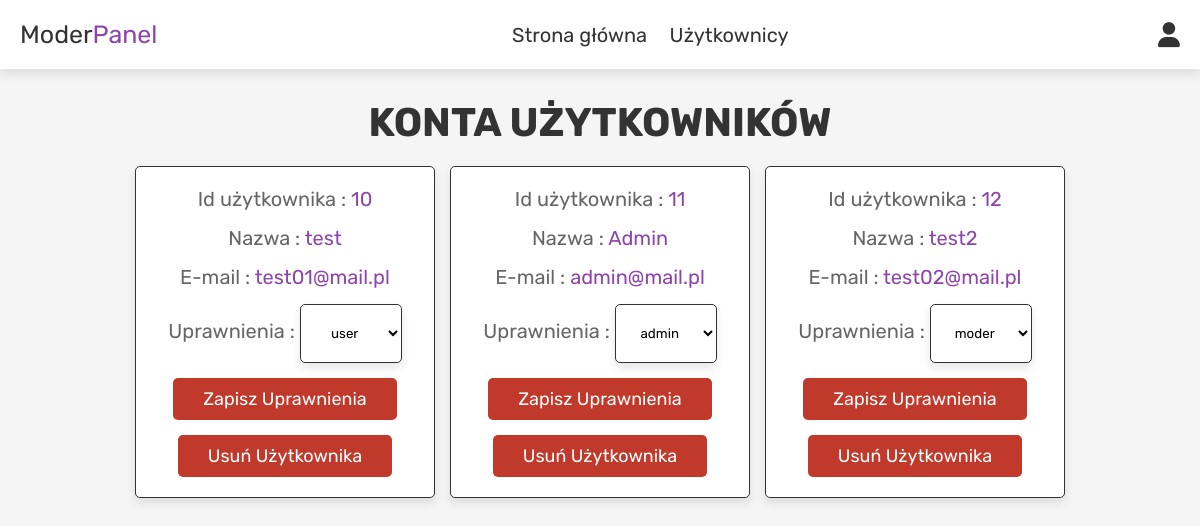
Page /admin2_users.php (signed in) on the committed database.
### tables this page shows
CREATE TABLE `users` (
  `id` int(100) NOT NULL,
  `name` varchar(100) NOT NULL,
  `email` varchar(100) NOT NULL,
  `password` varchar(100) NOT NULL,
  `user_type` varchar(20) NOT NULL
);

### admin2_users.php (the view, shortened to what this page needs)
<?php
include 'config.php';
?>
<!DOCTYPE html>
<html lang="en">
<head>
   <link rel="stylesheet" href="https://cdnjs.cloudflare.com/ajax/libs/font-awesome/6.0.0/css/all.min.css">
   <link rel="stylesheet" href="css/admin_style.css">
</head>
<body>
<?php include 'admin2_header.php'; ?>
<section class="users">
   <h1 class="title"> Konta użytkowników </h1>
   <div class="box-container">
      <?php
         $select_users = mysqli_query($conn, "SELECT * FROM `users`") or die('query failed');
         while($fetch_users = mysqli_fetch_assoc($select_users)){
      ?>
      <div class="box">
         <p> Id użytkownika : <span><?php echo $fetch_users['id']; ?></span> </p>
         <p> Nazwa : <span><?php echo $fetch_users['name']; ?></span> </p>
         <p> E-mail : <span><?php echo $fetch_users['email']; ?></span> </p>
         <form action="" method="post">
      <p> Uprawnienia :
         <select name="user_type" class="box">
            <option value="user" <?php if($fetch_users['user_type'] == 'user') echo 'selected'; ?>>user</option>
            <option value="admin" <?php if($fetch_users['user_type'] == 'admin') echo 'selected'; ?>>admin</option>
            <option value="moder" <?php if($fetch_users['user_type'] == 'moder') echo 'selected'; ?>>moder</option>
         </select>
      </p>
      <p>
      <input type="submit" name="save_user_type" value="Zapisz uprawnienia" class="delete-btn">
      </p>
</form>
         <a href="admin2_users.php?delete=<?php echo $fetch_users['id']; ?>" onclick="return confirm('Usunąć tego użytkownika?');" class="delete-btn">Usuń użytkownika</a>
      </div>
      <?php
         };
      ?>
   </div>
</section>
</body>
</html>

### css/admin_style.css (style rules this page uses)
:root { --purple:#8e44ad; --red:#c0392b; --orange:#f39c12; --black:#333; --white:#fff; --light-color:#666; --light-white:#ccc; --light-bg:#f5f5f5; --border:.1rem solid var(--black); --box-shadow:0 .5rem 1rem rgba(0,0,0,.1); }
* { font-family: 'Rubik', sans-serif; margin:0; padding:0; box-sizing: border-box; outline: none; border:none; text-decoration: none; transition:all .2s linear; }
html { font-size: 62.5%; overflow-x: hidden; }
body { background-color: var(--light-bg); }
section { padding:3rem 2rem; }
.title { text-align: center; margin-bottom: 2rem; text-transform: uppercase; color:var(--black); font-size: 4rem; }
.btn, .option-btn, .delete-btn, .white-btn { display: inline-block; margin-top: 1rem; padding:1rem 3rem; cursor: pointer; color:var(--white); font-size: 1.8rem; border-radius: .5rem; text-transform: capitalize; }
.delete-btn { background-color: var(--red); }
.users .box-container { display: grid; grid-template-columns: repeat(auto-fit, 30rem); justify-content: center; gap:1.5rem; max-width: 1200px; margin:0 auto; align-items: flex-start; }
.users .box-container .box { background-color: var(--white); padding:2rem; border:var(--border); box-shadow: var(--box-shadow); border-radius: .5rem; text-align: center; }
.users .box-container .box p { padding-bottom: 1.5rem; font-size: 2rem; color:var(--light-color); }
.users .box-container .box p span { color:var(--purple); }
.users .box-container .box .delete-btn { margin-top: 0; }

### rows in the picture
users: id "10", name "test", email "test01@mail.pl", user_type "user"
users: id "11", name "Admin", email "admin@mail.pl", user_type "admin"
users: id "12", name "test2", email "test02@mail.pl", user_type "moder"
